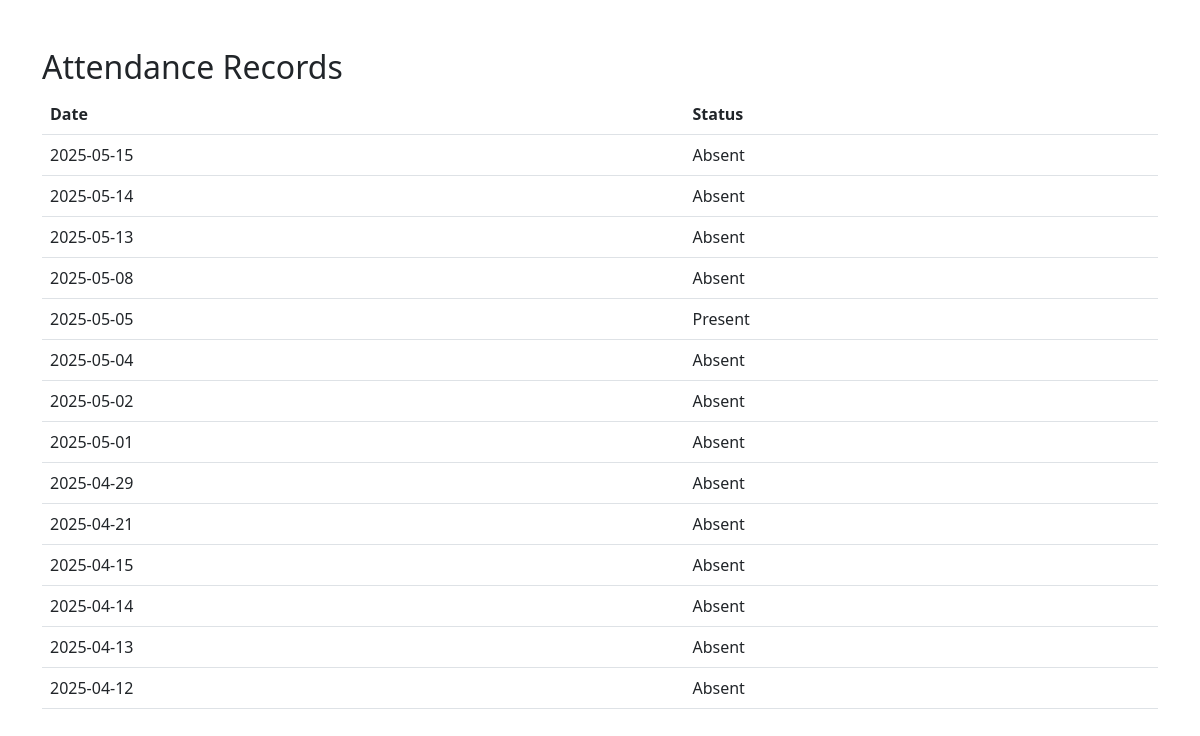
Screenshot of /attendance.php (signed in) with the database file from the repository.
### tables this page shows
CREATE TABLE `attendance` (
  `id` int(11) NOT NULL,
  `member_id` int(11) NOT NULL,
  `attendance_date` date NOT NULL,
  `status` enum('Present','Absent') DEFAULT 'Present'
);

### attendance.php (the view, shortened to what this page needs)
<?php
include 'connect.php';
$user_id = $_SESSION['user_id'];
$attendance_result = $conn->query("
    SELECT attendance_date, status
    FROM attendance
    WHERE member_id = $user_id
    ORDER BY attendance_date DESC
");
?>
<!DOCTYPE html>
<html lang="en">
<head>
  <link href="https://cdn.jsdelivr.net/npm/bootstrap@5.3.0/dist/css/bootstrap.min.css" rel="stylesheet">
</head>
<body>
<div class="container mt-5">
  <h2>Attendance Records</h2>
  <table class="table">
    <thead>
      <tr>
        <th>Date</th>
        <th>Status</th>
      </tr>
    </thead>
    <tbody>
      <?php while ($row = $attendance_result->fetch_assoc()): ?>
        <tr>
          <td><?php echo htmlspecialchars($row['attendance_date']); ?></td>
          <td><?php echo htmlspecialchars($row['status']); ?></td>
        </tr>
      <?php endwhile; ?>
    </tbody>
  </table>
</div>
</body>
</html>

### rows the page displays
attendance: attendance_date "2025-05-15", status "Absent"
attendance: attendance_date "2025-05-14", status "Absent"
attendance: attendance_date "2025-05-13", status "Absent"
attendance: attendance_date "2025-05-08", status "Absent"
attendance: attendance_date "2025-05-05", status "Present"
attendance: attendance_date "2025-05-04", status "Absent"
attendance: attendance_date "2025-05-02", status "Absent"
attendance: attendance_date "2025-05-01", status "Absent"
attendance: attendance_date "2025-04-29", status "Absent"
attendance: attendance_date "2025-04-21", status "Absent"
attendance: attendance_date "2025-04-15", status "Absent"
attendance: attendance_date "2025-04-14", status "Absent"
attendance: attendance_date "2025-04-13", status "Absent"
attendance: attendance_date "2025-04-12", status "Absent"
